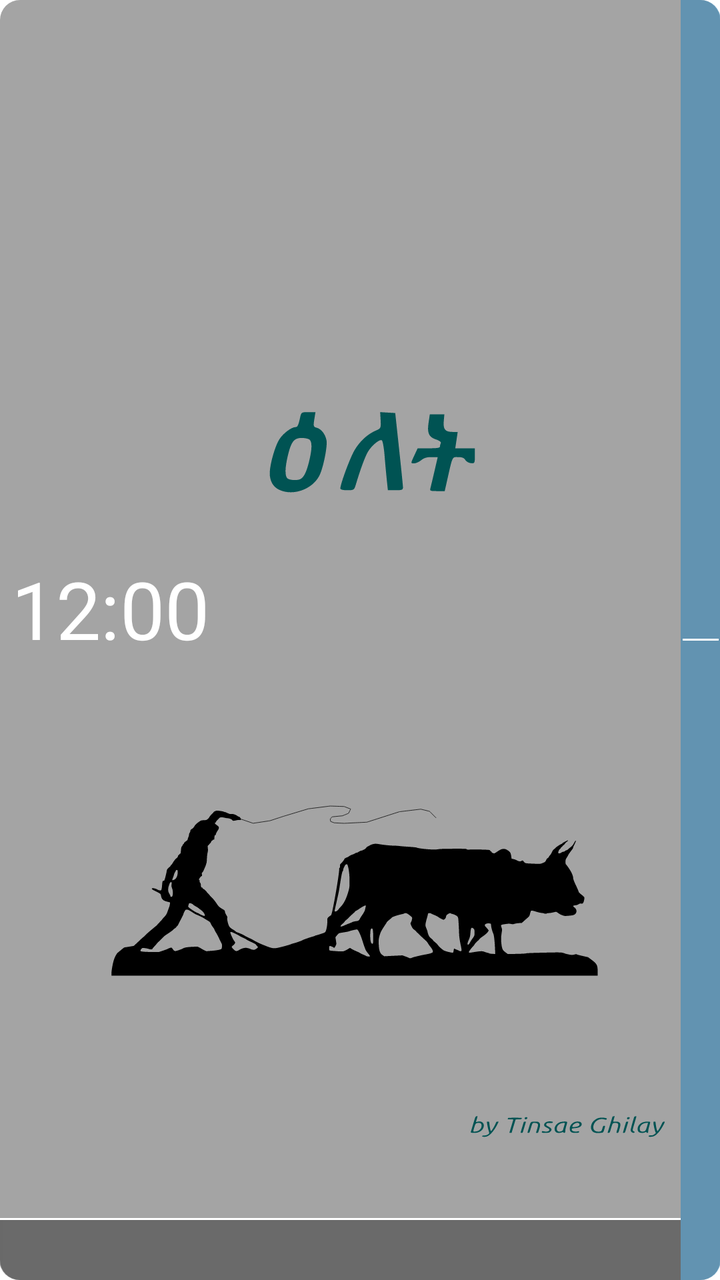
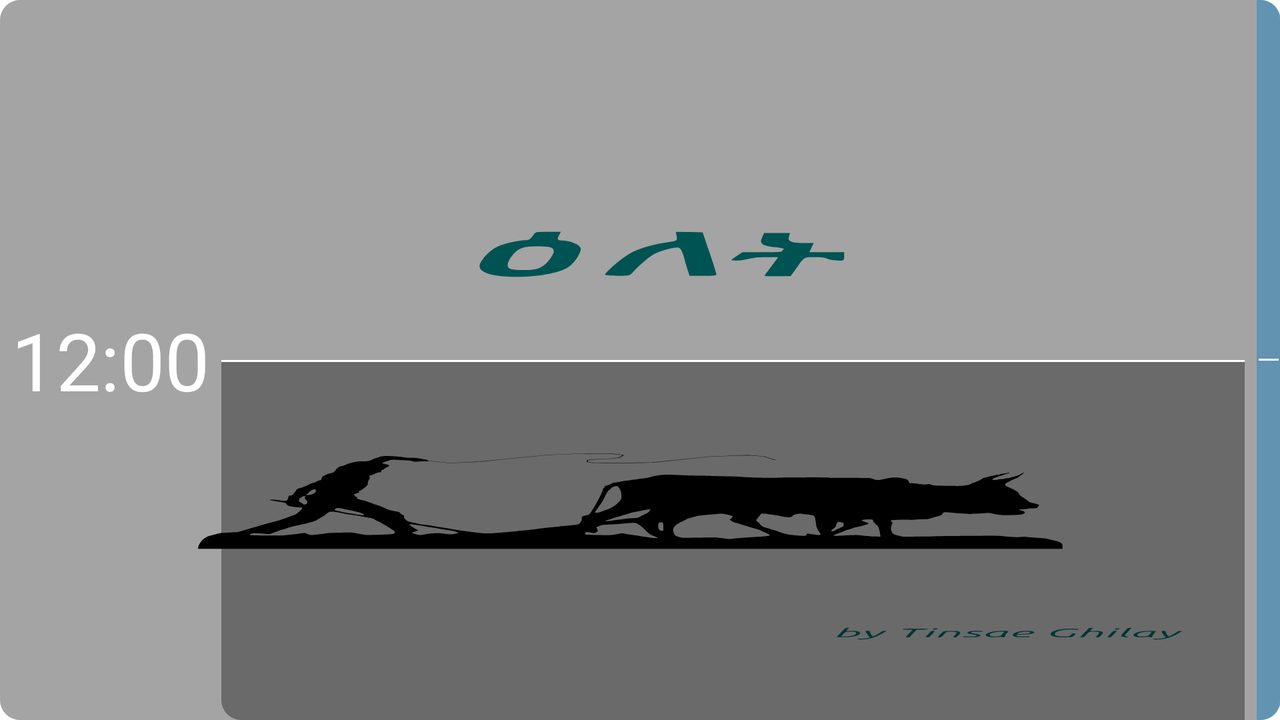

Two renders of one Android screen. The first uses the default layout on a phone; the second uses the alternative layout the repository ships for a different screen configuration, on a matching device. The two XML files are below.
<!-- AndroidManifest.xml: application theme Theme.Elet -->
<!-- res/layout/elet_small.xml -->
<RelativeLayout xmlns:android="http://schemas.android.com/apk/res/android"
    android:layout_width="match_parent"
    android:layout_height="match_parent"
    android:id="@+id/small_widget"
    android:background="@drawable/widget_bg"
    android:padding="@dimen/widget_margin"
    android:theme="@style/ThemeOverlay.MyApplication.AppWidgetContainer">

    <TextClock
        android:id="@+id/digital_clock"
        android:layout_width="wrap_content"
        android:layout_height="wrap_content"
        android:fontFamily="sans-serif"
        android:paddingStart="6dp"
        android:format12Hour="hh:mm"
        android:textSize="40sp"
        android:gravity="center_vertical"
        android:layout_alignParentTop="true"
        android:layout_above="@+id/day_holiday"
        android:textColor="@color/white"/>
    <TextView
        android:id="@+id/day_holiday"
        android:layout_width="wrap_content"
        android:layout_height="wrap_content"
        android:fontFamily="@font/abyssinica"
        android:padding="6dp"
        android:layout_alignParentStart="true"
        android:layout_alignParentBottom="true"
        android:layout_toStartOf="@+id/dates"
        android:background="@drawable/line"
        android:textColor="@color/red_ish"/>
    <TextView
        android:id="@+id/week_day"
        android:layout_width="wrap_content"
        android:layout_height="wrap_content"
        android:layout_toEndOf="@+id/digital_clock"
        android:layout_toStartOf="@+id/dates"
        android:layout_above="@+id/day_holiday"
        android:layout_alignParentTop="true"
        android:gravity="center"
        android:fontFamily="@font/abyssinica"
        android:textColor="@color/white"/>

    <LinearLayout
        android:id="@+id/dates"
        android:layout_width="wrap_content"
        android:layout_height="match_parent"
        android:orientation="vertical"
        android:background="@drawable/inline_widget_bg"
        android:layout_alignParentEnd="true"
        android:paddingStart="6dp"
        android:paddingEnd="6dp"
        android:weightSum="2">
        <TextView
            android:id="@+id/small_geez"
            android:layout_width="wrap_content"
            android:layout_height="0dp"
            android:layout_weight="1"
            android:layout_marginEnd="8dp"
            android:gravity="center_vertical"
            android:textColor="?attr/appWidgetTextColor"
            android:fontFamily="@font/abyssinica"/>
        <TextView
            android:id="@+id/small_gregorian"
            android:layout_width="wrap_content"
            android:layout_height="0dp"
            android:layout_weight="1"
            android:gravity="center_vertical"
            android:layout_marginEnd="8dp"
            android:textColor="?attr/appWidgetTextColor"
            android:fontFamily="@font/abyssinica"/>
    </LinearLayout>
</RelativeLayout>
<!-- resources referenced by this layout -->
<resources>
  <color name="red_ish">#f60</color>
  <color name="white">#FFFFFFFF</color>
  <!-- drawable inline_widget_bg (drawable) -->
  <?xml version="1.0" encoding="UTF-8"?>
  <layer-list xmlns:android="http://schemas.android.com/apk/res/android">
  
      <item>
          <shape>
              <solid android:color="@color/Neon_w"/>
  
              <padding android:left="1dp"
                  android:top="1dp"
                  android:right="1dp"
                  android:bottom="1dp"
                  />
  
              <corners
                  android:bottomRightRadius="10dp"
                  android:bottomLeftRadius="0dp"
                  android:topLeftRadius="0dp"
                  android:topRightRadius="10dp"/>
          </shape>
      </item>
      <item android:gravity="center_vertical">
          <shape android:shape="rectangle">
              <size android:height="1dp"/>
              <solid android:color="@color/white"/>
          </shape>
      </item>
  </layer-list>
  <!-- drawable line (drawable) -->
  <?xml version="1.0" encoding="utf-8"?>
  <layer-list xmlns:android="http://schemas.android.com/apk/res/android">
  
      <item>
          <shape android:shape="rectangle">
              <solid
                  android:color="@color/widget_bg"/>
              <corners android:bottomLeftRadius="10dp" />
          </shape>
      </item>
      <item android:gravity="top">
          <shape android:shape="rectangle">
              <size android:height="1dp"/>
              <solid android:color="@color/white"/>
          </shape>
      </item>
  </layer-list>
  <!-- drawable widget_bg (drawable) -->
  <?xml version="1.0" encoding="UTF-8"?>
  <shape xmlns:android="http://schemas.android.com/apk/res/android"
      android:shape="rectangle" >
      <solid
          android:color="@color/widget_bg"/>
      <corners android:radius="10dp" />
  </shape>
  <style name="ThemeOverlay.MyApplication.AppWidgetContainer" parent="">
          <item name="appWidgetBackgroundColor">@color/Neon</item>
          <item name="appWidgetTextColor">@color/white</item>
      </style>
  <style name="Theme.Elet" parent="Theme.MaterialComponents.DayNight.NoActionBar">
          
          <item name="colorPrimary">@color/Neon</item>
          <item name="colorPrimaryDark">@color/Neon</item>
          <item name="colorAccent">@color/Neon</item>
          <item name="boxBackgroundColor">@android:color/white</item>
          <item name="textInputStyle">@style/AppTextField</item>
          <item name="colorControlHighlight">@color/blueGreen</item>
          <item name="toolbarStyle">@style/MyToolbar</item>
          <item name="android:windowBackground">@drawable/background_window</item>
          <item name="android:navigationBarColor">@color/Neon</item>
      </style>
  <color name="Neon_w">#BE4C8EB5</color>
  <color name="widget_bg">#5B000000</color>
  <color name="Neon">#4C8EB5</color>
  <style name="AppTextField" parent="Widget.MaterialComponents.TextInputLayout.OutlinedBox">
          <item name="boxStrokeColor">@color/Neon</item>
          <item name="boxCornerRadiusBottomEnd">2dp</item>
          <item name="borderWidth">1dp</item>
          <item name="color">@color/Neon</item>
      </style>
  <color name="blueGreen">#3CAEA3</color>
  <style name="MyToolbar" parent="Widget.AppCompat.Toolbar">
          <item name="android:gravity">center_vertical</item>
          <item name="android:theme">@style/MyToolbarTheme</item>
      </style>
  <!-- drawable background_window: vector/xml drawable (drawable, 29099 chars, omitted) -->
  <style name="MyToolbarTheme" parent="ThemeOverlay.AppCompat.ActionBar">
          <item name="android:textColorPrimary">@color/white</item>
          <item name="textBackground">@color/lightGrey</item>
          <item name="android:layout_width">wrap_content</item>
          <item name="colorControlNormal">@color/black</item>
          <item name="colorControlHighlight">@color/white</item>
          <item name="popupMenuBackground">@color/Neon</item>
  
      </style>
  <color name="lightGrey">#ddd</color>
  <color name="black">#FF000000</color>
</resources>
<!-- res/layout-land/elet_small.xml (the repository's variant of the layout above) -->
<!-- drawn on the phone turned sideways -->
<RelativeLayout xmlns:android="http://schemas.android.com/apk/res/android"
    android:layout_width="match_parent"
    android:layout_height="match_parent"
    android:id="@+id/small_widget"
    android:background="@drawable/widget_bg"
    android:padding="@dimen/widget_margin"
    android:theme="@style/ThemeOverlay.MyApplication.AppWidgetContainer">

    <TextClock
        android:id="@+id/digital_clock"
        android:layout_width="wrap_content"
        android:layout_height="match_parent"
        android:fontFamily="sans-serif"
        android:paddingStart="6dp"
        android:format12Hour="hh:mm"
        android:textSize="40sp"
        android:gravity="center_vertical"
        android:layout_alignParentBottom="false"
        android:textColor="@color/white"/>
    <LinearLayout
        android:layout_width="wrap_content"
        android:layout_height="match_parent"
        android:paddingStart="6dp"
        android:layout_toStartOf="@+id/dates"
        android:layout_toEndOf="@+id/digital_clock"
        android:weightSum="2"
        android:gravity="center"
        android:paddingEnd="6dp"
        android:orientation="vertical">
        <TextView
            android:id="@+id/day_holiday"
            android:layout_width="match_parent"
            android:layout_height="0dp"
            android:fontFamily="@font/abyssinica"
            android:layout_weight="1"
            android:gravity="end|center_vertical"
            android:textColor="@color/red_ish"/>
        <TextView
            android:id="@+id/week_day"
            android:layout_width="match_parent"
            android:layout_height="0dp"
            android:gravity="end|center_vertical"
            android:layout_weight="1"
            android:background="@drawable/line"
            android:fontFamily="@font/abyssinica"
            android:textColor="@color/white"/>
    </LinearLayout>

    <LinearLayout
        android:id="@+id/dates"
        android:layout_width="wrap_content"
        android:layout_height="match_parent"
        android:orientation="vertical"
        android:background="@drawable/inline_widget_bg"
        android:layout_alignParentEnd="true"
        android:paddingStart="3dp"
        android:weightSum="2">
        <TextView
            android:id="@+id/small_geez"
            android:layout_width="wrap_content"
            android:layout_height="0dp"
            android:layout_weight="1"
            android:layout_marginEnd="8dp"
            android:gravity="center_vertical"
            android:textColor="?attr/appWidgetTextColor"
            android:fontFamily="@font/abyssinica"/>
        <TextView
            android:id="@+id/small_gregorian"
            android:layout_width="wrap_content"
            android:layout_height="0dp"
            android:layout_weight="1"
            android:gravity="center_vertical"
            android:layout_marginEnd="8dp"
            android:textColor="?attr/appWidgetTextColor"
            android:fontFamily="@font/abyssinica"/>
    </LinearLayout>
</RelativeLayout>
